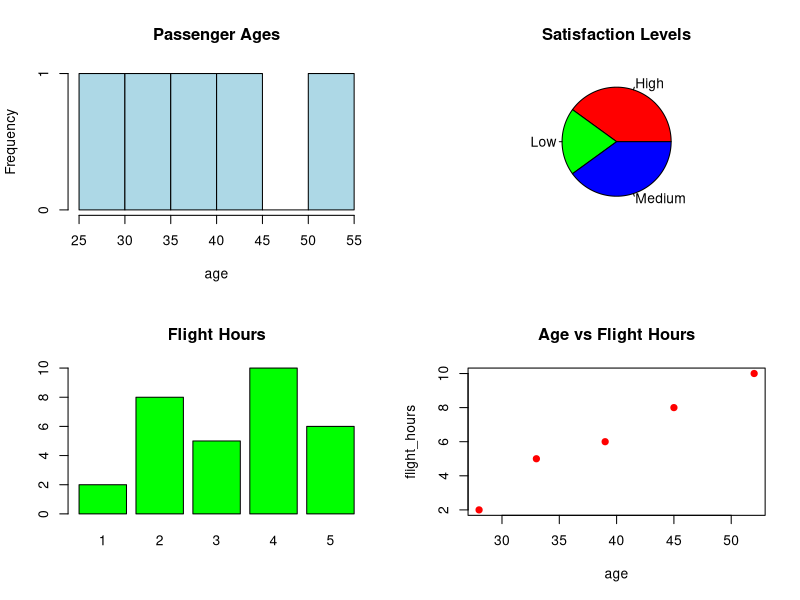

R code for this plot:
age <- c(28,45,33,52,39)
flight_hours <- c(2,8,5,10,6)
satisfaction <- c("High","Medium","High","Low","Medium")

par(mfrow=c(2,2))

hist(age,col="lightblue",
     main="Passenger Ages")

pie(table(satisfaction),
    col=rainbow(3),
    main="Satisfaction Levels")

barplot(flight_hours,
        names.arg=1:5,
        col="green",
        main="Flight Hours")

plot(age,flight_hours,
     pch=19,
     col="red",
     main="Age vs Flight Hours")

par(mfrow=c(1,1))
